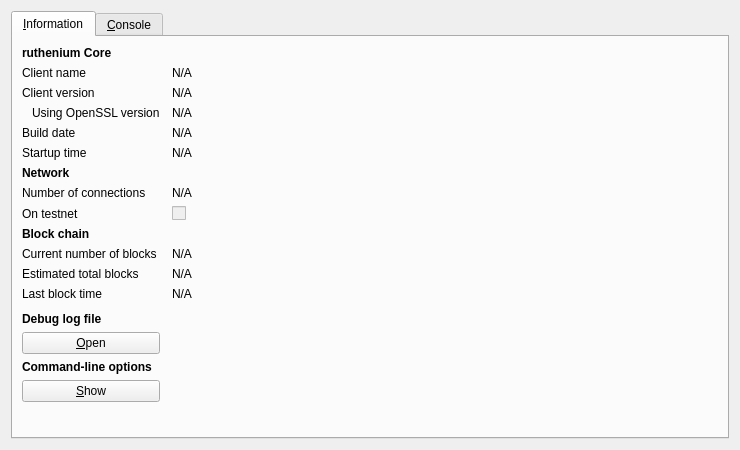
<?xml version="1.0" encoding="UTF-8"?>
<ui version="4.0">
 <class>RPCConsole</class>
 <widget class="QDialog" name="RPCConsole">
  <property name="geometry">
   <rect>
    <x>0</x>
    <y>0</y>
    <width>740</width>
    <height>450</height>
   </rect>
  </property>
  <property name="windowTitle">
   <string>ruthenium - Debug window</string>
  </property>
  <layout class="QVBoxLayout" name="verticalLayout_2">
   <item>
    <widget class="QTabWidget" name="tabWidget">
     <property name="currentIndex">
      <number>0</number>
     </property>
     <widget class="QWidget" name="tab_info">
      <attribute name="title">
       <string>&amp;Information</string>
      </attribute>
      <layout class="QGridLayout" name="gridLayout" columnstretch="0,1">
       <property name="horizontalSpacing">
        <number>12</number>
       </property>
       <item row="0" column="0">
        <widget class="QLabel" name="label_9">
         <property name="font">
          <font>
           <weight>75</weight>
           <bold>true</bold>
          </font>
         </property>
         <property name="text">
          <string>ruthenium Core</string>
         </property>
        </widget>
       </item>
       <item row="1" column="0">
        <widget class="QLabel" name="label_5">
         <property name="text">
          <string>Client name</string>
         </property>
        </widget>
       </item>
       <item row="1" column="1">
        <widget class="QLabel" name="clientName">
         <property name="cursor">
          <cursorShape>IBeamCursor</cursorShape>
         </property>
         <property name="text">
          <string>N/A</string>
         </property>
         <property name="textFormat">
          <enum>Qt::PlainText</enum>
         </property>
         <property name="textInteractionFlags">
          <set>Qt::LinksAccessibleByMouse|Qt::TextSelectableByKeyboard|Qt::TextSelectableByMouse</set>
         </property>
        </widget>
       </item>
       <item row="2" column="0">
        <widget class="QLabel" name="label_6">
         <property name="text">
          <string>Client version</string>
         </property>
        </widget>
       </item>
       <item row="2" column="1">
        <widget class="QLabel" name="clientVersion">
         <property name="cursor">
          <cursorShape>IBeamCursor</cursorShape>
         </property>
         <property name="text">
          <string>N/A</string>
         </property>
         <property name="textFormat">
          <enum>Qt::PlainText</enum>
         </property>
         <property name="textInteractionFlags">
          <set>Qt::LinksAccessibleByMouse|Qt::TextSelectableByKeyboard|Qt::TextSelectableByMouse</set>
         </property>
        </widget>
       </item>
       <item row="3" column="0">
        <widget class="QLabel" name="label_14">
         <property name="text">
          <string>Using OpenSSL version</string>
         </property>
         <property name="indent">
          <number>10</number>
         </property>
        </widget>
       </item>
       <item row="3" column="1">
        <widget class="QLabel" name="openSSLVersion">
         <property name="cursor">
          <cursorShape>IBeamCursor</cursorShape>
         </property>
         <property name="text">
          <string>N/A</string>
         </property>
         <property name="textFormat">
          <enum>Qt::PlainText</enum>
         </property>
         <property name="textInteractionFlags">
          <set>Qt::LinksAccessibleByMouse|Qt::TextSelectableByKeyboard|Qt::TextSelectableByMouse</set>
         </property>
        </widget>
       </item>
       <item row="4" column="0">
        <widget class="QLabel" name="label_12">
         <property name="text">
          <string>Build date</string>
         </property>
        </widget>
       </item>
       <item row="4" column="1">
        <widget class="QLabel" name="buildDate">
         <property name="cursor">
          <cursorShape>IBeamCursor</cursorShape>
         </property>
         <property name="text">
          <string>N/A</string>
         </property>
         <property name="textFormat">
          <enum>Qt::PlainText</enum>
         </property>
         <property name="textInteractionFlags">
          <set>Qt::LinksAccessibleByMouse|Qt::TextSelectableByKeyboard|Qt::TextSelectableByMouse</set>
         </property>
        </widget>
       </item>
       <item row="5" column="0">
        <widget class="QLabel" name="label_13">
         <property name="text">
          <string>Startup time</string>
         </property>
        </widget>
       </item>
       <item row="5" column="1">
        <widget class="QLabel" name="startupTime">
         <property name="cursor">
          <cursorShape>IBeamCursor</cursorShape>
         </property>
         <property name="text">
          <string>N/A</string>
         </property>
         <property name="textFormat">
          <enum>Qt::PlainText</enum>
         </property>
         <property name="textInteractionFlags">
          <set>Qt::LinksAccessibleByMouse|Qt::TextSelectableByKeyboard|Qt::TextSelectableByMouse</set>
         </property>
        </widget>
       </item>
       <item row="6" column="0">
        <widget class="QLabel" name="label_11">
         <property name="font">
          <font>
           <weight>75</weight>
           <bold>true</bold>
          </font>
         </property>
         <property name="text">
          <string>Network</string>
         </property>
        </widget>
       </item>
       <item row="7" column="0">
        <widget class="QLabel" name="label_7">
         <property name="text">
          <string>Number of connections</string>
         </property>
        </widget>
       </item>
       <item row="7" column="1">
        <widget class="QLabel" name="numberOfConnections">
         <property name="cursor">
          <cursorShape>IBeamCursor</cursorShape>
         </property>
         <property name="text">
          <string>N/A</string>
         </property>
         <property name="textFormat">
          <enum>Qt::PlainText</enum>
         </property>
         <property name="textInteractionFlags">
          <set>Qt::LinksAccessibleByMouse|Qt::TextSelectableByKeyboard|Qt::TextSelectableByMouse</set>
         </property>
        </widget>
       </item>
       <item row="8" column="0">
        <widget class="QLabel" name="label_8">
         <property name="text">
          <string>On testnet</string>
         </property>
        </widget>
       </item>
       <item row="8" column="1">
        <widget class="QCheckBox" name="isTestNet">
         <property name="enabled">
          <bool>false</bool>
         </property>
         <property name="text">
          <string/>
         </property>
        </widget>
       </item>
       <item row="9" column="0">
        <widget class="QLabel" name="label_10">
         <property name="font">
          <font>
           <weight>75</weight>
           <bold>true</bold>
          </font>
         </property>
         <property name="text">
          <string>Block chain</string>
         </property>
        </widget>
       </item>
       <item row="10" column="0">
        <widget class="QLabel" name="label_3">
         <property name="text">
          <string>Current number of blocks</string>
         </property>
        </widget>
       </item>
       <item row="10" column="1">
        <widget class="QLabel" name="numberOfBlocks">
         <property name="cursor">
          <cursorShape>IBeamCursor</cursorShape>
         </property>
         <property name="text">
          <string>N/A</string>
         </property>
         <property name="textFormat">
          <enum>Qt::PlainText</enum>
         </property>
         <property name="textInteractionFlags">
          <set>Qt::LinksAccessibleByMouse|Qt::TextSelectableByKeyboard|Qt::TextSelectableByMouse</set>
         </property>
        </widget>
       </item>
       <item row="11" column="0">
        <widget class="QLabel" name="label_4">
         <property name="text">
          <string>Estimated total blocks</string>
         </property>
        </widget>
       </item>
       <item row="11" column="1">
        <widget class="QLabel" name="totalBlocks">
         <property name="cursor">
          <cursorShape>IBeamCursor</cursorShape>
         </property>
         <property name="text">
          <string>N/A</string>
         </property>
         <property name="textFormat">
          <enum>Qt::PlainText</enum>
         </property>
         <property name="textInteractionFlags">
          <set>Qt::LinksAccessibleByMouse|Qt::TextSelectableByKeyboard|Qt::TextSelectableByMouse</set>
         </property>
        </widget>
       </item>
       <item row="12" column="0">
        <widget class="QLabel" name="label_2">
         <property name="text">
          <string>Last block time</string>
         </property>
        </widget>
       </item>
       <item row="12" column="1">
        <widget class="QLabel" name="lastBlockTime">
         <property name="cursor">
          <cursorShape>IBeamCursor</cursorShape>
         </property>
         <property name="text">
          <string>N/A</string>
         </property>
         <property name="textFormat">
          <enum>Qt::PlainText</enum>
         </property>
         <property name="textInteractionFlags">
          <set>Qt::LinksAccessibleByMouse|Qt::TextSelectableByKeyboard|Qt::TextSelectableByMouse</set>
         </property>
        </widget>
       </item>
       <item row="13" column="0">
        <spacer name="verticalSpacer_2">
         <property name="orientation">
          <enum>Qt::Vertical</enum>
         </property>
         <property name="sizeHint" stdset="0">
          <size>
           <width>20</width>
           <height>20</height>
          </size>
         </property>
        </spacer>
       </item>
       <item row="14" column="0">
        <widget class="QLabel" name="labelDebugLogfile">
         <property name="font">
          <font>
           <weight>75</weight>
           <bold>true</bold>
          </font>
         </property>
         <property name="text">
          <string>Debug log file</string>
         </property>
        </widget>
       </item>
       <item row="15" column="0">
        <widget class="QPushButton" name="openDebugLogfileButton">
         <property name="toolTip">
          <string>Open the ruthenium debug log file from the current data directory. This can take a few seconds for large log files.</string>
         </property>
         <property name="text">
          <string>&amp;Open</string>
         </property>
         <property name="autoDefault">
          <bool>false</bool>
         </property>
        </widget>
       </item>
       <item row="16" column="0">
        <widget class="QLabel" name="labelCLOptions">
         <property name="font">
          <font>
           <weight>75</weight>
           <bold>true</bold>
          </font>
         </property>
         <property name="text">
          <string>Command-line options</string>
         </property>
        </widget>
       </item>
       <item row="17" column="0">
        <widget class="QPushButton" name="showCLOptionsButton">
         <property name="toolTip">
          <string>Show the ruthenium-Qt help message to get a list with possible ruthenium command-line options.</string>
         </property>
         <property name="text">
          <string>&amp;Show</string>
         </property>
         <property name="autoDefault">
          <bool>false</bool>
         </property>
        </widget>
       </item>
       <item row="18" column="0">
        <spacer name="verticalSpacer">
         <property name="orientation">
          <enum>Qt::Vertical</enum>
         </property>
         <property name="sizeHint" stdset="0">
          <size>
           <width>20</width>
           <height>40</height>
          </size>
         </property>
        </spacer>
       </item>
      </layout>
     </widget>
     <widget class="QWidget" name="tab_console">
      <attribute name="title">
       <string>&amp;Console</string>
      </attribute>
      <layout class="QVBoxLayout" name="verticalLayout_3">
       <property name="spacing">
        <number>3</number>
       </property>
       <item>
        <widget class="QTextEdit" name="messagesWidget">
         <property name="minimumSize">
          <size>
           <width>0</width>
           <height>100</height>
          </size>
         </property>
         <property name="readOnly">
          <bool>true</bool>
         </property>
         <property name="tabKeyNavigation" stdset="0">
          <bool>false</bool>
         </property>
         <property name="columnCount" stdset="0">
          <number>2</number>
         </property>
        </widget>
       </item>
       <item>
        <layout class="QHBoxLayout" name="horizontalLayout">
         <property name="spacing">
          <number>3</number>
         </property>
         <item>
          <widget class="QLabel" name="label">
           <property name="text">
            <string notr="true">&gt;</string>
           </property>
          </widget>
         </item>
         <item>
          <widget class="QLineEdit" name="lineEdit"/>
         </item>
         <item>
          <widget class="QPushButton" name="clearButton">
           <property name="maximumSize">
            <size>
             <width>24</width>
             <height>24</height>
            </size>
           </property>
           <property name="toolTip">
            <string>Clear console</string>
           </property>
           <property name="text">
            <string/>
           </property>
           <property name="icon">
            <iconset resource="../bitcoin.qrc">
             <normaloff>:/icons/remove</normaloff>:/icons/remove</iconset>
           </property>
           <property name="shortcut">
            <string notr="true">Ctrl+L</string>
           </property>
           <property name="autoDefault">
            <bool>false</bool>
           </property>
          </widget>
         </item>
        </layout>
       </item>
      </layout>
     </widget>
    </widget>
   </item>
  </layout>
 </widget>
 <resources>
  <include location="../bitcoin.qrc"/>
 </resources>
 <connections/>
</ui>
